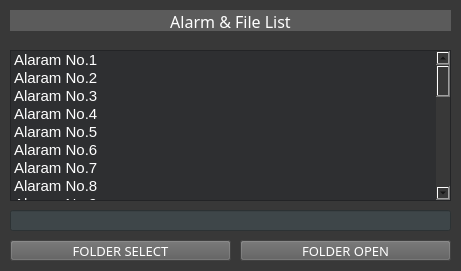
   <widget class="QWidget" name="widget_8" native="true">
    <property name="geometry">
     <rect>
      <x>10</x>
      <y>730</y>
      <width>461</width>
      <height>271</height>
     </rect>
    </property>
    <property name="styleSheet">
     <string notr="true">background-color: rgb(56, 56, 56);</string>
    </property>
    <widget class="QListWidget" name="cmr_listWidget_5">
     <property name="geometry">
      <rect>
       <x>10</x>
       <y>50</y>
       <width>441</width>
       <height>151</height>
      </rect>
     </property>
     <property name="font">
      <font>
       <pointsize>11</pointsize>
      </font>
     </property>
     <property name="styleSheet">
      <string notr="true">background-color: rgb(46, 47, 49);
color: rgb(255, 255, 255);

</string>
     </property>
     <item>
      <property name="text">
       <string>Alaram No.1</string>
      </property>
     </item>
     <item>
      <property name="text">
       <string>Alaram No.2</string>
      </property>
     </item>
     <item>
      <property name="text">
       <string>Alaram No.3</string>
      </property>
     </item>
     <item>
      <property name="text">
       <string>Alaram No.4</string>
      </property>
     </item>
     <item>
      <property name="text">
       <string>Alaram No.5</string>
      </property>
     </item>
     <item>
      <property name="text">
       <string>Alaram No.6</string>
      </property>
     </item>
     <item>
      <property name="text">
       <string>Alaram No.7</string>
      </property>
     </item>
     <item>
      <property name="text">
       <string>Alaram No.8</string>
      </property>
     </item>
     <item>
      <property name="text">
       <string>Alaram No.9</string>
      </property>
     </item>
     <item>
      <property name="text">
       <string>Alaram No.10</string>
      </property>
     </item>
     <item>
      <property name="text">
       <string>Alaram No.10</string>
      </property>
     </item>
     <item>
      <property name="text">
       <string>Alaram No.10</string>
      </property>
     </item>
     <item>
      <property name="text">
       <string>Alaram No.10</string>
      </property>
     </item>
     <item>
      <property name="text">
       <string>Alaram No.10</string>
      </property>
     </item>
     <item>
      <property name="text">
       <string>Alaram No.10</string>
      </property>
     </item>
     <item>
      <property name="text">
       <string>Alaram No.10</string>
      </property>
     </item>
     <item>
      <property name="text">
       <string>Alaram No.10</string>
      </property>
     </item>
     <item>
      <property name="text">
       <string>Alaram No.10</string>
      </property>
     </item>
     <item>
      <property name="text">
       <string>Alaram No.10</string>
      </property>
     </item>
     <item>
      <property name="text">
       <string>Alaram No.10</string>
      </property>
     </item>
     <item>
      <property name="text">
       <string>Alaram No.10</string>
      </property>
     </item>
     <item>
      <property name="text">
       <string>Alaram No.10</string>
      </property>
     </item>
     <item>
      <property name="text">
       <string>Alaram No.10</string>
      </property>
     </item>
     <item>
      <property name="text">
       <string>Alaram No.10</string>
      </property>
     </item>
     <item>
      <property name="text">
       <string>Alaram No.10</string>
      </property>
     </item>
     <item>
      <property name="text">
       <string>Alaram No.10</string>
      </property>
     </item>
     <item>
      <property name="text">
       <string>Alaram No.10</string>
      </property>
     </item>
     <item>
      <property name="text">
       <string>Alaram No.10</string>
      </property>
     </item>
     <item>
      <property name="text">
       <string>Alaram No.10</string>
      </property>
     </item>
     <item>
      <property name="text">
       <string>Alaram No.10</string>
      </property>
     </item>
    </widget>
    <widget class="QLabel" name="label_6">
     <property name="geometry">
      <rect>
       <x>10</x>
       <y>10</y>
       <width>441</width>
       <height>21</height>
      </rect>
     </property>
     <property name="font">
      <font>
       <family>맑은 고딕</family>
       <pointsize>12</pointsize>
       <weight>9</weight>
       <italic>false</italic>
       <bold>false</bold>
      </font>
     </property>
     <property name="styleSheet">
      <string notr="true">background-color: rgb(91, 91, 91);
color: rgb(255, 255, 255);
font: 75 12pt &quot;맑은 고딕&quot;;</string>
     </property>
     <property name="text">
      <string>&lt;html&gt;&lt;head/&gt;&lt;body&gt;&lt;p align=&quot;center&quot;&gt;Alarm &amp;amp; File List&lt;/p&gt;&lt;/body&gt;&lt;/html&gt;</string>
     </property>
    </widget>
    <widget class="QPushButton" name="folferSelect_Bt">
     <property name="geometry">
      <rect>
       <x>10</x>
       <y>240</y>
       <width>221</width>
       <height>21</height>
      </rect>
     </property>
     <property name="font">
      <font>
       <family>맑은 고딕</family>
       <pointsize>10</pointsize>
       <weight>9</weight>
       <italic>false</italic>
       <bold>false</bold>
      </font>
     </property>
     <property name="styleSheet">
      <string notr="true">background-color: rgb(91, 91, 91);
color: rgb(255, 255, 255);
font: 75 10pt &quot;맑은 고딕&quot;;</string>
     </property>
     <property name="text">
      <string>FOLDER SELECT</string>
     </property>
    </widget>
    <widget class="QLineEdit" name="folferAddres">
     <property name="geometry">
      <rect>
       <x>10</x>
       <y>210</y>
       <width>441</width>
       <height>21</height>
      </rect>
     </property>
     <property name="tabletTracking">
      <bool>false</bool>
     </property>
     <property name="acceptDrops">
      <bool>true</bool>
     </property>
     <property name="styleSheet">
      <string notr="true">background-color: rgb(62, 70, 73);
color: rgb(255, 255, 255);
font: 75 11pt &quot;HY견고딕&quot;;</string>
     </property>
     <property name="dragEnabled">
      <bool>true</bool>
     </property>
    </widget>
    <widget class="QPushButton" name="folferOpen_Bt">
     <property name="geometry">
      <rect>
       <x>240</x>
       <y>240</y>
       <width>211</width>
       <height>21</height>
      </rect>
     </property>
     <property name="font">
      <font>
       <family>맑은 고딕</family>
       <pointsize>10</pointsize>
       <weight>9</weight>
       <italic>false</italic>
       <bold>false</bold>
      </font>
     </property>
     <property name="styleSheet">
      <string notr="true">background-color: rgb(91, 91, 91);
color: rgb(255, 255, 255);
font: 75 10pt &quot;맑은 고딕&quot;;</string>
     </property>
     <property name="text">
      <string>FOLDER OPEN</string>
     </property>
    </widget>
   </widget>
